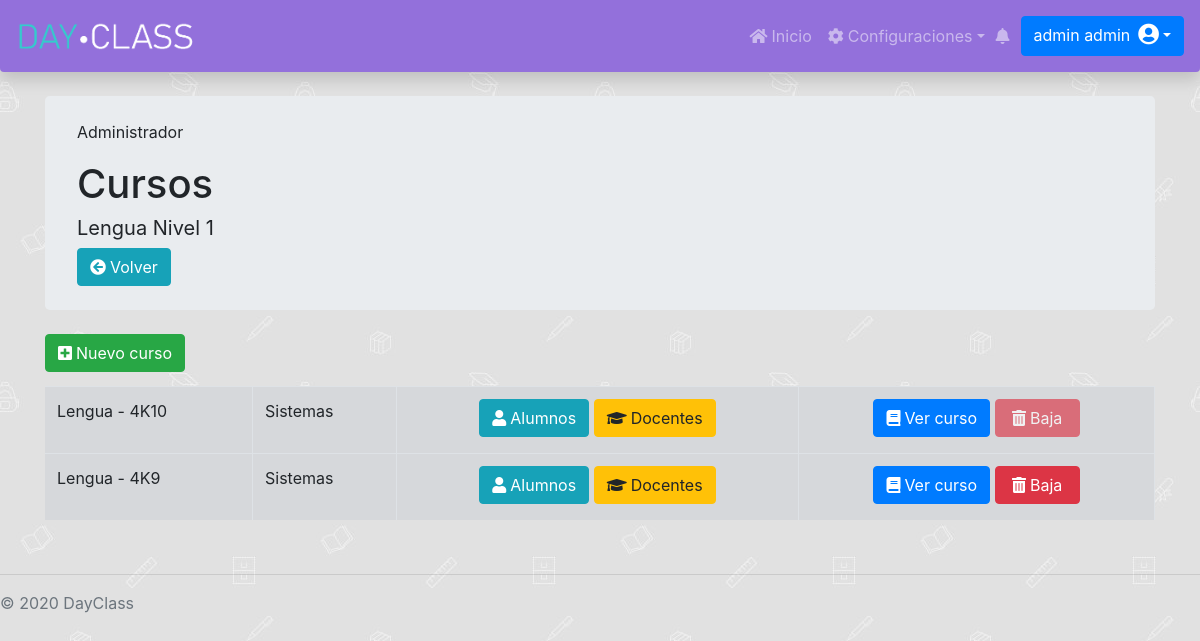
/Administrador/MateriaCurso/Curso/admCurso.php?id=4 (signed in), run on the app's committed database.
### tables this page shows
CREATE TABLE `materia` (
  `id` int(11) NOT NULL AUTO_INCREMENT,
  `fechaAltaMateria` date DEFAULT NULL,
  `fechaBajaMateria` date DEFAULT NULL,
  `nivelMateria` int(11) NOT NULL,
  `nombreMateria` varchar(255) DEFAULT NULL,
  `cargaHorariaMateria` int(11) DEFAULT NULL,
  PRIMARY KEY (`id`)
);

CREATE TABLE `curso` (
  `id` int(11) NOT NULL AUTO_INCREMENT,
  `fechaDesdeCurActual` date DEFAULT NULL,
  `fechaHastaCurActul` date DEFAULT NULL,
  `nombreCurso` varchar(255) DEFAULT NULL,
  `division_id` int(11) DEFAULT NULL,
  `materia_id` int(11) DEFAULT NULL,
  `fechaDesdeCursado` date DEFAULT NULL,
  `fechaHastaCursado` date DEFAULT NULL,
  PRIMARY KEY (`id`),
  KEY `FKb0pu5rd27n5ld9n4oamd62dwj` (`division_id`),
  KEY `FK48osbikkitlflgwqf0vh8qt7j` (`materia_id`)
);

CREATE TABLE `modalidad` (
  `id` int(11) NOT NULL AUTO_INCREMENT,
  `fechaAltaModalidad` date DEFAULT NULL,
  `fechaBajaModalidad` date DEFAULT NULL,
  `nombre` varchar(255) DEFAULT NULL,
  PRIMARY KEY (`id`)
);

### Administrador/MateriaCurso/Curso/admCurso.php (the view, shortened to what this page needs)
<?php
include "../../../databaseConection.php";
$currentDateTime = date('Y-m-d');
$id_materia = $_GET["id"];
$materia = $con->query("SELECT * FROM materia WHERE id = '$id_materia'")->fetch_assoc();
?>
<link rel="stylesheet" href="../../../styleCards.css">
<link rel="stylesheet" href="https://cdnjs.cloudflare.com/ajax/libs/twitter-bootstrap/4.1.3/css/bootstrap.css">
<link rel="stylesheet" href="https://cdn.datatables.net/1.10.21/css/dataTables.bootstrap4.min.css">
<div class="container ">
    <div class="jumbotron my-4 py-4">
        <p class="card-text">Administrador</p>
        <h1>Cursos</h1>
        <h5 class="font-weight-normal"><?php echo $materia['nombreMateria']." Nivel ".$materia['nivelMateria']; ?></h5>
        <a href="/DayClass/Administrador/MateriaCurso/Materia/admMateria.php" class="btn btn-info"><i class="fa fa-arrow-circle-left mr-1"></i>Volver</a>
    </div>
    <div class="my-2">
    <a href="" class="btn btn-success" data-toggle="modal" data-target="#staticBackdrop1"><i class="fa fa-plus-square mr-1"></i>Nuevo curso </a>
    </div>
    <div class="my-2 table-responsive">
        <table id="dataTable" class="table table-secondary table-bordered table-hover">
            <tbody>
                <?php
                $consulta1 = $con->query("SELECT * FROM curso WHERE materia_id = '$id_materia' AND `fechaHastaCurActul` IS NULL");
                if(($consulta1->num_rows)== 0){
                    echo "<div class='alert alert-warning' role='alert'>
                        <h5><i class='fa fa-exclamation-circle mr-2'></i>No hay cursos creados para esta materia.</h5>
                    </div>";
                }else{
                while ($resultadoCurso = $consulta1->fetch_assoc()) {
                    $division = $resultadoCurso['division_id'];
                    $consulta2 =  $con->query("SELECT * FROM division WHERE id = '$division'");
                    $resultado2 = $consulta2->fetch_assoc();
                    $modalidad = $resultado2['modalidad_id'];
                    $consulta3 = $con->query("SELECT * FROM modalidad WHERE id = '$modalidad'");
                    $resultado3 = $consulta3->fetch_assoc();
                    $id = $resultadoCurso["id"];
                    $urlEditarCurso = "verCurso.php?id_curso=$id";
                    $urlBajaCurso = "bajaCurso.php?id=$id";
                    $nombreCurso = $resultadoCurso['nombreCurso'];
                    $fechaDesdeCursado = $resultadoCurso['fechaDesdeCursado'];
                    $fechaHastaCursado = $resultadoCurso['fechaHastaCursado'];
                    $classHabilitado = "btn btn-danger mb-1";
                    if($fechaDesdeCursado != null && $fechaHastaCursado != null) {
                        if($fechaHastaCursado >= $currentDateTime){
                            $consultaAlumnos = $con->query("SELECT * FROM `alumnocursoactual` WHERE `fechaDesdeAlumCurAc` = '$fechaDesdeCursado' AND `fechaHastaAlumCurAc` = '$fechaHastaCursado'  AND `curso_id` = '$id' ");
                            if(mysqli_num_rows($consultaAlumnos) == 0 ){
                                $classHabilitado = "btn btn-danger mb-1";
                            }else{
                                $classHabilitado = "btn btn-danger mb-1 disabled";
                            }
                        }else{
                            $classHabilitado = "btn btn-danger mb-1";
                        }
                    }
                    echo "<tr>
                    <td>" . $nombreCurso . "</td>
                    <td>" . $resultado3['nombre'] . "</td>
                    <td class='text-center'>
                        <a class='btn btn-info mb-1' data-emp-id=" . $id . " href='alumnosCurso.php?id=$id'><i class=' fa fa-user mr-1'></i>Alumnos</a>
                        <a class='btn btn-warning mb-1' data-emp-id=" . $id . " href='docentesCurso.php?id=$id'><i class=' fa fa-graduation-cap mr-1'></i>Docentes</a>
                    </td>
                    <td class='text-center'>
                        <a class='btn btn-primary mb-1' data-emp-id=" . $id . " onclick='' href='$urlEditarCurso'><i class='fa fa-book mr-1'></i>Ver curso</a>
                        <a class='$classHabilitado' data-emp-id=" . $id . " onclick='return confirmDelete()' href='$urlBajaCurso' style='width:85px'><i class='fa fa-trash mr-1'></i>Baja</a>
                    </td>
                    </tr>";
                }
                }
                ?>
            </tbody>
        </table>
    </div>
</div>

### DayClassStyle.css (style rules this page uses)
.dayclassnav { background-color: mediumpurple; }
.abajo-pagina { position: absolute; bottom: auto; width: 100%; }
body { padding-top: 4.5rem; background-image: url("/DayClass/images/school.jpg"); background-repeat: repeat; background-attachment: fixed; }

### data on the page
materia: nombreMateria "Lengua", nivelMateria "1"
curso: nombreCurso "Lengua - 4K10", modalidad.nombre "Sistemas"
curso: nombreCurso "Lengua - 4K9", modalidad.nombre "Sistemas"
